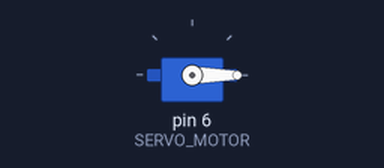
Recording of a sketch running on a simulated Arduino Uno, built with avr-gcc and run on an emulated ATmega328P. Parts: servo.

Above: at 0.05 s.
At 2.3 s:
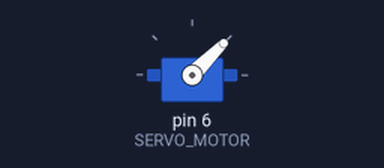
At 4.55 s:
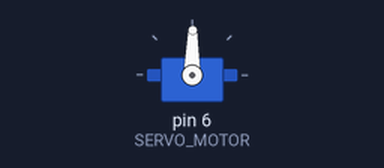
At 9.05 s:
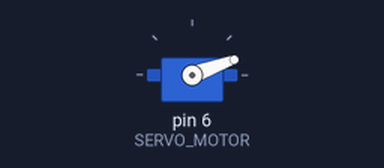
Timing chart, 0 to 14.4 s (numbered marks = the images above):
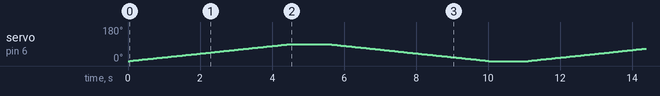

The sketch:

servo-motors.ino
```cpp
#include <Servo.h>

#define SERVO_MOTOR 6

Servo s;
int p;

void setup () {
  Serial.begin(9600);

  s.attach(SERVO_MOTOR);
  s.write(0);
}

void loop() {
  //Gira servo motor para direita
  for(p = 0; p < 90; p++) {
    s.write(p);
    delay(50);
  }

  delay(1000);

  //Gira servo motor para esquerda
  for(p = 90; p >= 0; p--) {
    s.write(p);
    delay(50);
  }

  delay(1000);
}
```
